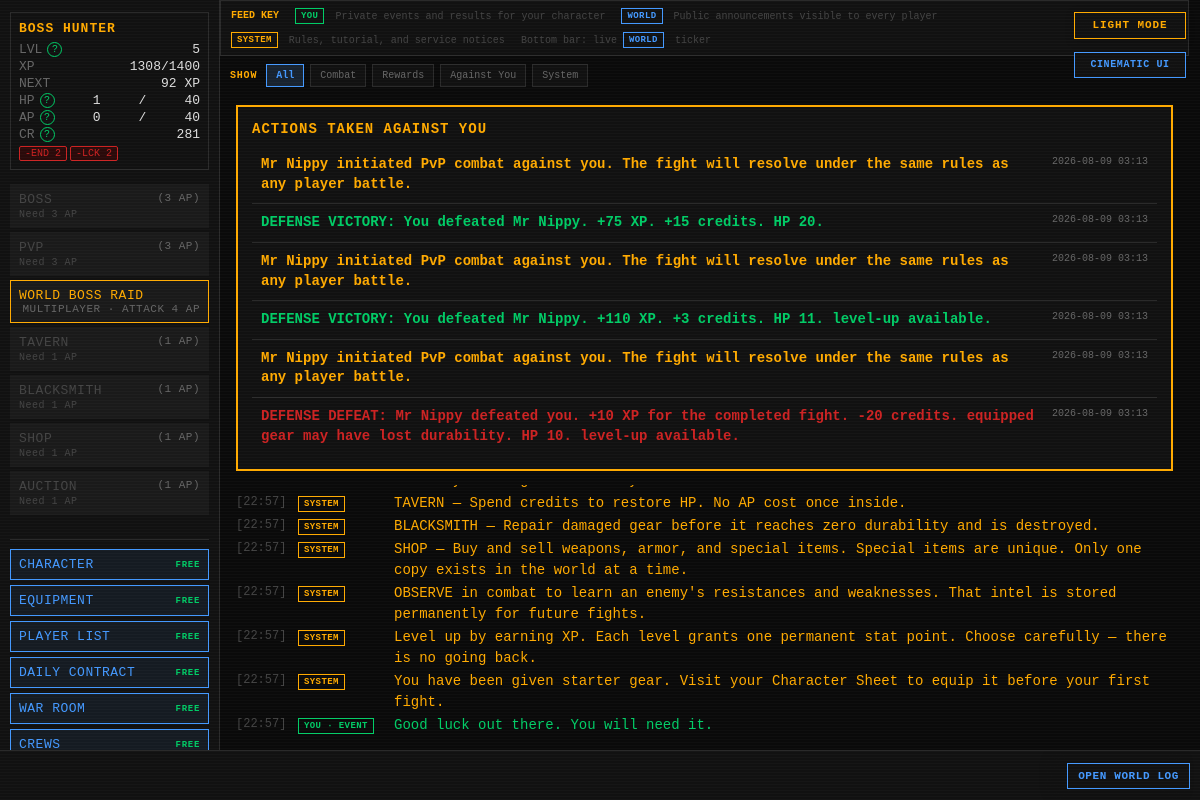
Screenshot of / (signed in) with the database file from the repository.
### tables this page shows
CREATE TABLE players (
    id                  INTEGER PRIMARY KEY AUTOINCREMENT,
    username            TEXT    UNIQUE NOT NULL,
    password_hash       TEXT    NOT NULL,
    email               TEXT    UNIQUE NOT NULL,
    character_name      TEXT    NOT NULL,
    sex                 TEXT    NOT NULL,
    class_id            INTEGER REFERENCES classes(id),
    str_stat            INTEGER NOT NULL DEFAULT 1,
    end_stat            INTEGER NOT NULL DEFAULT 1,
    agi_stat            INTEGER NOT NULL DEFAULT 1,
    lck_stat            INTEGER NOT NULL DEFAULT 1,
    per_stat            INTEGER NOT NULL DEFAULT 1,
    level               INTEGER NOT NULL DEFAULT 1,
    xp                  INTEGER NOT NULL DEFAULT 0,
    current_hp          INTEGER NOT NULL,
    current_ap          INTEGER NOT NULL,
    credits             INTEGER NOT NULL DEFAULT 25,
    equipped_weapon_id  INTEGER REFERENCES inventory_items(id),
    equipped_armor_id   INTEGER REFERENCES inventory_items(id),
    equipped_special_id INTEGER REFERENCES inventory_items(id),
    in_combat           INTEGER NOT NULL DEFAULT 0,
    pending_levelup     INTEGER NOT NULL DEFAULT 0,
    pending_perk        INTEGER NOT NULL DEFAULT 0,
    combat_preference   TEXT    NOT NULL DEFAULT "Balanced",
    is_banned           INTEGER NOT NULL DEFAULT 0,
    retired_at          TEXT,
    last_login_at       TEXT,
    created_at          TEXT    NOT NULL DEFAULT (datetime('now'))
);

CREATE TABLE player_activity_log (
    id          INTEGER PRIMARY KEY AUTOINCREMENT,
    player_id   INTEGER NOT NULL REFERENCES players(id),
    category    TEXT NOT NULL,
    action      TEXT NOT NULL,
    status      TEXT NOT NULL,
    message     TEXT NOT NULL,
    details_json TEXT,
    queue_id    INTEGER REFERENCES action_queue(id),
    source      TEXT NOT NULL DEFAULT 'GAME',
    seen_at     TEXT,
    occurred_at TEXT NOT NULL DEFAULT (datetime('now'))
);

### routes/dashboard.py (the view)
@bp.route('/')
def index():
    session.pop("shop_access_granted", None)
    player   = g.player
    settings = get_all_settings()
    terminal_history = execute(
        '''SELECT id,feed_scope,player_id,flavor_text,event_category,occurred_at,combat_session_id
           FROM daily_feed
           WHERE player_id = ? OR feed_scope = 'GLOBAL'
           ORDER BY datetime(occurred_at) ASC,id ASC''',
        (player['id'],)
    )
    from routes.auth import get_tutorial_messages
    tutorial_messages = get_tutorial_messages()
    tutorial_text = {text for _, text in tutorial_messages}
    terminal_history = [
        entry for entry in terminal_history
        if not (entry['feed_scope'] == 'PERSONAL' and entry['flavor_text'] in tutorial_text)
    ]
    if session.pop("show_daily_tutorial", False):
        base_time = datetime.utcnow()
        terminal_history.extend({
            "id": None,
            "feed_scope": "PERSONAL",
            "player_id": player["id"],
            "flavor_text": text,
            "event_category": category,
            "occurred_at": (base_time + timedelta(seconds=index)).isoformat(),
            "combat_session_id": None,
        } for index, (category, text) in enumerate(tutorial_messages))
    private_combat = {
        (entry.get('combat_session_id'), entry['flavor_text'])
        for entry in terminal_history
        if entry['feed_scope'] == 'PERSONAL' and entry.get('combat_session_id')
    }
    terminal_history = [
        entry for entry in terminal_history
        if not (entry['feed_scope'] == 'GLOBAL'
                and (entry.get('combat_session_id'), entry['flavor_text']) in private_combat)
    ]
    random_events = execute("SELECT * FROM random_events WHERE is_active=1")
    from combat.flavour import random_event_flavor
    from routes.actions import _describe_random_event_effect
    for entry in terminal_history:
        if entry['event_category'] != 'RANDOM_EVENT' or 'Effect:' in entry['flavor_text']:
            continue
        for event in random_events:
            if random_event_flavor(event, player['character_name']) == entry['flavor_text']:
                entry['flavor_text'] += f"  Effect: {_describe_random_event_effect(event)}."
                break
    button_states = _get_button_states(player, settings)
    now_iso = datetime.utcnow().isoformat()
    active_effects = execute(
        "SELECT effect_type, value FROM status_effects WHERE player_id = ?", (player["id"],)
    )
    label_map = {
        "STAT_BOOST_STR": "+STR", "STAT_BOOST_END": "+END", "STAT_BOOST_AGI": "+AGI",
        "STAT_BOOST_LCK": "+LCK", "STAT_BOOST_PER": "+PER", "STAT_BOOST_INITIATIVE": "+INIT",
        "STAT_PENALTY_STR": "-STR", "STAT_PENALTY_END": "-END", "STAT_PENALTY_AGI": "-AGI",
        "STAT_PENALTY_LCK": "-LCK", "STAT_PENALTY_PER": "-PER", "STAT_PENALTY_INITIATIVE": "-INIT",
        "CURSED": "CURSED",
    }
    effect_labels = [
        f"{label_map.get(e['effect_type'], e['effect_type'])} {int(abs(e['value']))}"
        for e in active_effects
    ]
    active_combat = _load_active_combat(player)
    from routes.actions import get_pending_interrupted_action
    pending_action = (None if active_combat else
                      get_pending_interrupted_action(player["id"]))
    unread_defense_events = execute(
        """SELECT id,message,status,occurred_at
           FROM player_activity_log
           WHERE player_id=? AND source='PVP_DEFENSE' AND seen_at IS NULL
           ORDER BY datetime(occurred_at) ASC,id ASC""",
        (player["id"],)
    )
    if unread_defense_events:
        placeholders = ",".join("?" for _ in unread_defense_events)
        with exclusive_transaction():
            execute_write(
                f"UPDATE player_activity_log SET seen_at=? WHERE id IN ({placeholders})",
                (datetime.utcnow().isoformat(), *[event["id"] for event in unread_defense_events])
            )
    return render_template(
        'dashboard.html',
        terminal_history=terminal_history,
        button_states=button_states,
        blackout=g.get('blackout', False),
        now_iso=now_iso,
        effect_labels=effect_labels,
        active_combat=active_combat,
        pending_action=pending_action,
        unread_defense_events=unread_defense_events,
    )

### templates/dashboard.html (shortened to what this page needs)
{% extends "base.html" %}
{% block content %}
<div class="feed-legend" aria-label="Feed legend">
    <strong>FEED KEY</strong>
    <span><b class="feed-scope feed-you">YOU</b> Private events and results for your character</span>
    <span><b class="feed-scope feed-world">WORLD</b> Public announcements visible to every player</span>
    <span><b class="feed-scope feed-system">SYSTEM</b> Rules, tutorial, and service notices</span>
    <span>Bottom bar: live <b class="feed-scope feed-world">WORLD</b> ticker</span>
</div>
<div class="feed-toolbar" role="toolbar" aria-label="Filter today's activity">
    <span>SHOW</span>
    <button type="button" class="feed-filter active" data-feed-filter="all" aria-pressed="true">All</button>
    <button type="button" class="feed-filter" data-feed-filter="combat" aria-pressed="false">Combat</button>
    <button type="button" class="feed-filter" data-feed-filter="rewards" aria-pressed="false">Rewards</button>
    <button type="button" class="feed-filter" data-feed-filter="against" aria-pressed="false">Against You</button>
    <button type="button" class="feed-filter" data-feed-filter="system" aria-pressed="false">System</button>
</div>
{% if unread_defense_events %}
<section class="defense-alerts" aria-labelledby="defense-alert-title">
    <h2 id="defense-alert-title">Actions Taken Against You</h2>
    {% for event in unread_defense_events %}
    <div class="defense-alert {{ 'defense-win' if event.status == 'SUCCESS' else 'defense-loss' if event.status == 'DEFEAT' else 'defense-notice' }}">
        <strong>{{ event.message }}</strong>
        <time>{{ event.occurred_at[:16] }}</time>
    </div>
    {% endfor %}
</section>
{% endif %}
<div id="terminal" role="log" aria-live="polite">
    {% for entry in terminal_history %}
        <div class="term-line feed-entry term-{{ entry.event_category|lower }}"
             data-feed-category="{{ entry.event_category|lower }}"
             data-feed-scope="{{ entry.feed_scope|lower }}">
            <span class="term-ts">[{{ entry.occurred_at[11:16] }}]</span>
            <span class="feed-entry-scope">
            {% if entry.feed_scope == 'GLOBAL' %}
            <span class="feed-scope feed-world">WORLD</span>
            {% elif entry.event_category == 'SYSTEM' %}
            <span class="feed-scope feed-system">SYSTEM</span>
            {% elif entry.event_category == 'RANDOM_EVENT' %}
            <span class="feed-scope feed-you">YOU · EVENT</span>
            {% elif entry.event_category == 'COMBAT' %}
            <span class="feed-scope feed-you">YOU · COMBAT</span>
            {% elif entry.event_category == 'COMBAT_TURN' %}
            <span class="feed-scope feed-you">COMBAT TURN</span>
            {% elif entry.event_category == 'PVP_DEFENSE' %}
            <span class="feed-scope feed-against-you">AGAINST YOU</span>
            {% else %}
            <span class="feed-scope feed-you">YOU</span>
            {% endif %}
            </span>
            <span class="feed-message">{{ entry.flavor_text }}</span>
        </div>
    {% endfor %}
</div>
{% endblock %}

### templates/base.html (shortened to what this page needs)
<!DOCTYPE html>
<html lang="en">
<head>
<link rel="stylesheet" href="{{ url_for('static', filename='style.css') }}">
</head>
<body class="{{ 'authenticated' if player else 'auth-page' }} {% block body_class %}{% endblock %}">
{% if settings.get('ALLOW_PLAYER_COLOR_OVERRIDE', true) %}<button id="theme-toggle" type="button" aria-label="Switch color theme" aria-pressed="false">
</button>{% endif %}
{% if settings.get('ALLOW_PLAYER_INTERFACE_OVERRIDE', true) %}
<button id="interface-toggle" type="button" aria-label="Switch interface style" aria-pressed="false">
</button>
{% endif %}
{% if player %}
<div id="left-col">
    <div id="status-block">
        <div class="status-name">{{ player.character_name }}</div>
        <div class="status-line">
            <span class="label">LVL</span>
            <span id="status-level">{{ player.level }}</span>
        </div>
        <div class="status-line">
            <span class="label">XP</span>
            <span><span id="status-xp">{{ player.xp }}</span><span id="status-xp-threshold">{% if player.get('next_level_xp') is not none %}/{{ player.get('next_level_xp') }}{% endif %}</span></span>
        </div>
        <div class="status-line" title="Experience still needed to reach level {{ player.level + 1 }}">
            <span class="label">NEXT</span>
            <span id="status-xp-next">{% if player.get('xp_to_next_level') is none %}MAX{% elif player.get('xp_to_next_level') <= 0 %}LEVEL UP{% else %}{{ player.get('xp_to_next_level') }} XP{% endif %}</span>
        </div>
        <div class="status-line">
            <span class="label">HP</span>
            <span id="status-hp">{{ player.current_hp }}</span>/<span id="status-maxhp">{{ player.max_hp }}</span>
        </div>
        <div class="status-line">
            <span class="label">AP</span>
            <span id="status-ap">{{ player.current_ap }}</span>/<span id="status-maxap">{{ player.max_ap }}</span>
        </div>
        <div class="status-line">
            <span class="label">CR</span>
            <span id="status-credits">{{ player.credits }}</span>
        </div>
        {% if effect_labels is defined and effect_labels %}
        <div class="status-effects">
            {% for label in effect_labels %}
            <span class="effect-tag {{ 'effect-good' if label.startswith('+') else 'effect-bad' }}">{{ label }}</span>
            {% endfor %}
        </div>
        {% endif %}
    </div>
    <div id="action-buttons">
        {% if button_states is defined %}
            {% set action_endpoints = {
                'boss': 'actions.action_boss',
                'pvp': 'actions.action_pvp',
                'world_boss': 'world_boss.index',
                'tavern': 'actions.action_tavern',
                'blacksmith': 'blacksmith.index',
                'shop': 'shop.enter',
                'auction': 'auction.enter'
            } %}
            {% for action, state in button_states.items() %}
                {% if action == 'world_boss' %}
                    <a class="action-btn action-link world-boss-link" href="{{ url_for(action_endpoints[action]) }}"
                       title="View the live weekly event for free; attacking costs {{ state.ap_cost }} AP.">
                        WORLD BOSS RAID <span class="ap-cost">MULTIPLAYER · ATTACK {{ state.ap_cost }} AP</span>
                    </a>
                {% else %}
                <button class="action-btn disabled" title="{{ state.reason }}" disabled>
                    {{ action|replace('_', ' ')|upper }} <span class="ap-cost">({{ state.ap_cost }} AP)</span>
                    <span class="btn-reason">{{ state.reason }}</span>
                </button>
                {% endif %}
            {% endfor %}
        {% endif %}
    </div>
    <div class="free-action-buttons" aria-label="Free character actions">
        <a class="action-btn free-action-btn" href="{{ url_for('character.index') }}">
            CHARACTER <span class="free-cost">FREE</span>
        </a>
        <a class="action-btn free-action-btn" href="{{ url_for('character.equipment') }}">
            EQUIPMENT <span class="free-cost">FREE</span>
        </a>
        <a class="action-btn free-action-btn" href="{{ url_for('community.players') }}">PLAYER LIST <span class="free-cost">FREE</span></a>
        <a class="action-btn free-action-btn" href="{{ url_for('community.contracts') }}">DAILY CONTRACT <span class="free-cost">FREE</span></a>
        <a class="action-btn free-action-btn" href="{{ url_for('community.war_room') }}">WAR ROOM <span class="free-cost">FREE</span></a>
        <a class="action-btn free-action-btn" href="{{ url_for('crews.index') }}">CREWS <span class="free-cost">FREE</span></a>
    </div>
</div>
{% endif %}
<div id="main">
    {% block content %}{% endblock %}
</div>
{% if player %}
<div id="ticker-wrap">
    <a id="ticker-log-link" href="{{ url_for('feeds.global_log') }}" title="Open the complete World Log">OPEN WORLD LOG</a>
    <div id="ticker">
    </div>
</div>
{% endif %}
</body>
</html>

### rows the page displays
players: character_name "BOSS HUNTER", level "5", xp "1308", current_hp "1", current_ap "0", credits "281"
player_activity_log: message "Mr Nippy initiated PvP combat against you. The fight will resolve under the same rules as any player battle.", occurred_at "2026-08-09 03:13"
player_activity_log: message "DEFENSE VICTORY: You defeated Mr Nippy. +75 XP. +15 credits. HP 20.", occurred_at "2026-08-09 03:13"
player_activity_log: message "Mr Nippy initiated PvP combat against you. The fight will resolve under the same rules as any player battle.", occurred_at "2026-08-09 03:13"
player_activity_log: message "DEFENSE VICTORY: You defeated Mr Nippy. +110 XP. +3 credits. HP 11. level-up available.", occurred_at "2026-08-09 03:13"
player_activity_log: message "Mr Nippy initiated PvP combat against you. The fight will resolve under the same rules as any player battle.", occurred_at "2026-08-09 03:13"
player_activity_log: message "DEFENSE DEFEAT: Mr Nippy defeated you. +10 XP for the completed fight. -20 credits. equipped gear may have lost durability. HP 10. level-up available.", occurred_at "2026-08-09 03:13"

### other values shown
{{ player.get('next_level_xp') }} "1400"
{{ player.get('xp_to_next_level') }} "92"
{{ player.max_hp }} "40"
{{ player.max_ap }} "40"
{{ label }} "-END 2" "-LCK 2"
{{ action|replace('_', ' ')|upper }} "BOSS" "PVP" "TAVERN" "BLACKSMITH" "SHOP" "AUCTION"
{{ state.ap_cost }} "3" "3" "1" "1" "1" "1"
{{ state.reason }} "Need 3 AP" "Need 3 AP" "Need 1 AP" "Need 1 AP" "Need 1 AP" "Need 1 AP"
{{ state.ap_cost }} "4"
{{ entry.occurred_at[11:16] }} "22:57" "22:57" "22:57" "22:57" "22:57" "22:57" "22:57"
{{ entry.flavor_text }} "TAVERN — Spend credits to restore HP. No AP cost once inside." "BLACKSMITH — Repair damaged gear before it reaches zero durability and is destroyed." "SHOP — Buy and sell weapons, armor, and special items. Special items are unique. Only one copy exists in the world at a time." "OBSERVE in combat to learn an enemy's resistances and weaknesses. That intel is stored permanently for future fights." "Level up by earning XP. Each level grants one permanent stat point. Choose carefully — there is no going back." "You have been given starter gear. Visit your Character Sheet to equip it before your first fight." "Good luck out there. You will need it."
